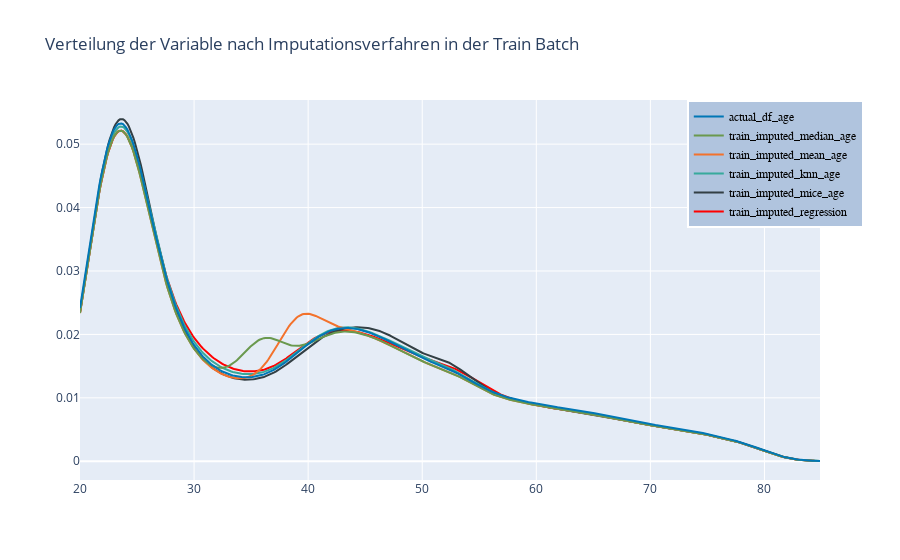

The cell this chart's notebook holds for it:
### Markdown cell above
#### Visualisierung der Imputationsverfahren

### Code cell
hist_data_train = [np.array(X_train_df_regression['age'], dtype=np.int64), np.array(X_train_df_mice['age'], dtype=np.int64), np.array(X_train_df_knn['age'], dtype=np.int64), np.array(X_train_mean['age'], dtype=np.int64), np.array(X_train_median['age'], dtype=np.int64), np.array(X_train_original_age['age'], dtype=np.int64)]

group_labels = ['train_imputed_regression', 'train_imputed_mice_age','train_imputed_knn_age','train_imputed_mean_age', 'train_imputed_median_age', 'actual_df_age']
colors = ['red','#333F44', '#37AA9C', '#f3722c', '#6a994e', '#0077b6']

# Create distplot with curve_type set to 'normal'
fig = ff.create_distplot(hist_data_train, group_labels, show_hist=False, colors=colors, rug_text=None, show_rug=False)

fig.update_layout(legend=dict(x=0.82,y=1,traceorder="reversed",title_font_family="Times New Roman",font=dict(family="Courier",size=12,color="black"),bgcolor="LightSteelBlue",bordercolor="#fff",borderwidth=2))

# Add title
fig.update_layout(title_text='Verteilung der Variable nach Imputationsverfahren in der Train Batch')
fig.show()

### Figure 1 — Plotly figure (JSON) as saved in the notebook; plotly's stock layout.template omitted (floating-point values rounded to 4 significant figures; data arrays with more than 128 entries replaced by an {"elided": "..."} marker saying what was removed)
{"data": [{"legendgroup": "train_imputed_regression", "marker": {"color": "red"}, "mode": "lines", "name": "train_imputed_regression", "showlegend": true, "type": "scatter", "x": {"elided": "500 float values"}, "xaxis": "x", "y": {"elided": "500 float values"}, "yaxis": "y"}, {"legendgroup": "train_imputed_mice_age", "marker": {"color": "#333F44"}, "mode": "lines", "name": "train_imputed_mice_age", "showlegend": true, "type": "scatter", "x": {"elided": "500 float values"}, "xaxis": "x", "y": {"elided": "500 float values"}, "yaxis": "y"}, {"legendgroup": "train_imputed_knn_age", "marker": {"color": "#37AA9C"}, "mode": "lines", "name": "train_imputed_knn_age", "showlegend": true, "type": "scatter", "x": {"elided": "500 float values"}, "xaxis": "x", "y": {"elided": "500 float values"}, "yaxis": "y"}, {"legendgroup": "train_imputed_mean_age", "marker": {"color": "#f3722c"}, "mode": "lines", "name": "train_imputed_mean_age", "showlegend": true, "type": "scatter", "x": {"elided": "500 float values"}, "xaxis": "x", "y": {"elided": "500 float values"}, "yaxis": "y"}, {"legendgroup": "train_imputed_median_age", "marker": {"color": "#6a994e"}, "mode": "lines", "name": "train_imputed_median_age", "showlegend": true, "type": "scatter", "x": {"elided": "500 float values"}, "xaxis": "x", "y": {"elided": "500 float values"}, "yaxis": "y"}, {"legendgroup": "actual_df_age", "marker": {"color": "#0077b6"}, "mode": "lines", "name": "actual_df_age", "showlegend": true, "type": "scatter", "x": {"elided": "500 float values"}, "xaxis": "x", "y": {"elided": "500 float values"}, "yaxis": "y"}], "layout": {"barmode": "overlay", "hovermode": "closest", "legend": {"bgcolor": "LightSteelBlue", "bordercolor": "#fff", "borderwidth": 2, "font": {"color": "black", "family": "Courier", "size": 12}, "title": {"font": {"family": "Times New Roman"}}, "traceorder": "reversed", "x": 0.82, "y": 1}, "title": {"text": "Verteilung der Variable nach Imputationsverfahren in der Train Batch"}, "xaxis": {"anchor": "y2", "domain": [0, 1], "zeroline": false}, "yaxis": {"anchor": "free", "domain": [0, 1], "position": 0}}}
